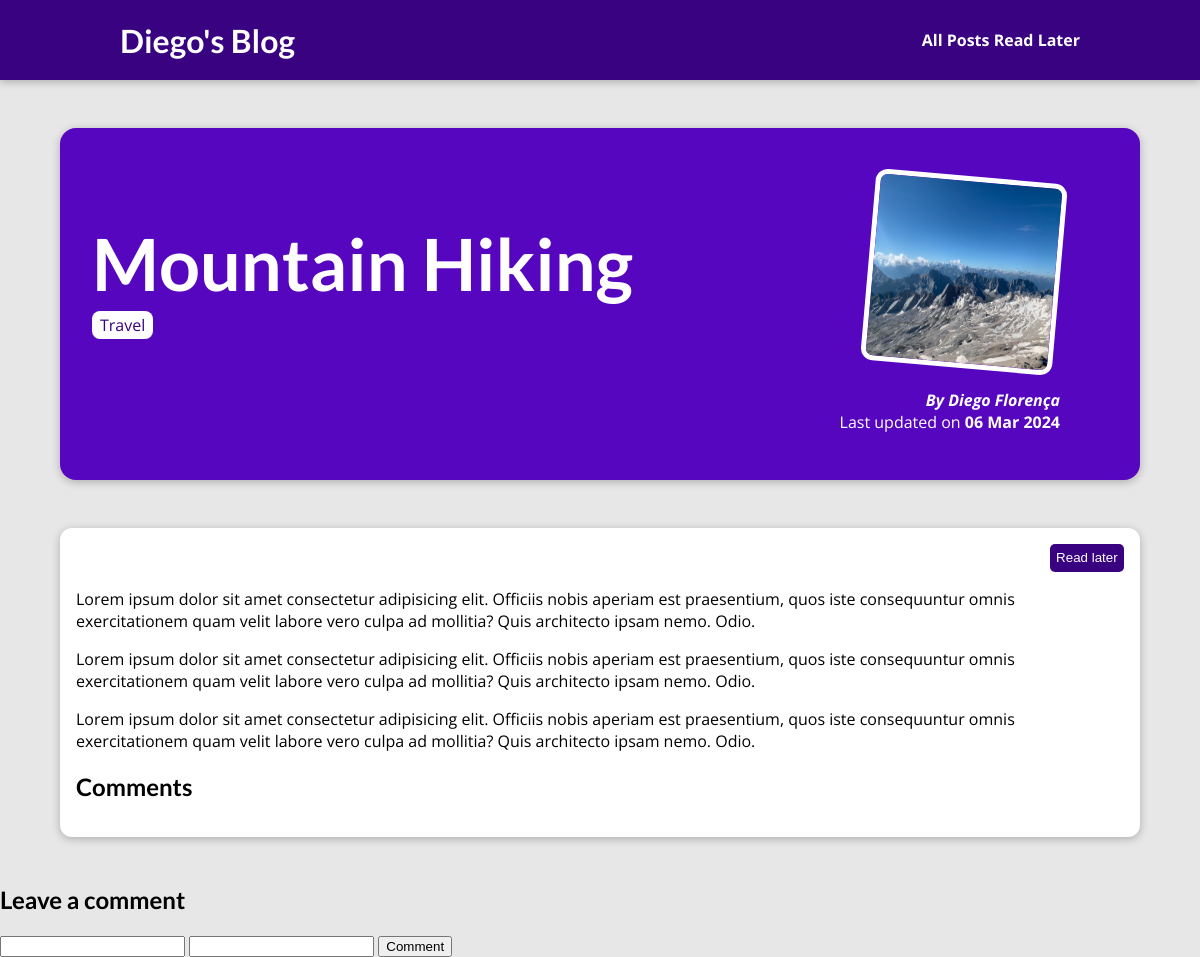
The app's page /posts/mountain-hiking with its own data.
### blog/models.py (models this page shows, shortened)
class Post(models.Model):
    title = models.CharField(max_length=150)
    excerpt = models.CharField(max_length=200)
    image = models.ImageField(upload_to="posts", null=True)
    date = models.DateField(auto_now=True)
    slug = models.SlugField(unique=True, db_index=True)
    content = models.TextField(validators=[MinLengthValidator(10)])
    author = models.ForeignKey(
        Author, on_delete=models.SET_NULL, null=True, related_name="posts")
    tags = models.ManyToManyField(Tag)

class Tag(models.Model):
    caption = models.CharField(max_length=20)

class Author(models.Model):
    first_name = models.CharField(max_length=100)
    last_name = models.CharField(max_length=100)
    email = models.EmailField()
    def full_name(self):
        return f"{self.first_name} {self.last_name}"
    def __str__(self):
        return self.full_name()

### blog/views.py (the view)
# urls.py: path("posts/<slug:slug>", views.SinglePostView.as_view(), name="post-detail-page")
class SinglePostView(DetailView):
    template_name = "blog/post-details.html"
    model = Post
    def get_context_data(self, **kwargs):
        context = super().get_context_data(**kwargs)
        context["post_tags"] = self.object.tags.all()
        return context

### blog/templates/blog/post-details.html (shortened to what this page needs)
{% extends "base.html" %}
{% load static %}
{% block css_files %}
    <link rel="stylesheet" href="{% static "blog/post-detail.css" %}">
{% endblock  %}
{% block content %}
    <section id="summary">
        <h2>{{ post.title | title }}</h2>
        <div>
            {% for tag in post_tags %}
            <span class="tag">{{ tag.caption }}</span>
            {% endfor %}
        </div>
        <article>
            <img src="{{ post.image.url }}" alt="{{ post.title }}">
            <address>By <a href="mailto:{{ post.author.email }}">{{ post.author }}</a></address>
            <div>
                Last updated on <time>{{ post.date | date:"d M Y" }}</time>
            </div>
        </article>
    </section>
    <main>
        <div id="read-later">
            {% if is_read_later %}
                <p>Marked as read later.</p>
            {% else %}
                <form action="/posts/read-later/" method="POST">
                    <button>Read later</button>
                </form>
            {% endif %}
        </div>
        {{ post.content | linebreaks }}
        <h2>Comments</h2>
    </main>
    <div>
        <h2>Leave a comment</h2>
        <form action="/posts/comment/" method="POST">
            <input type="text" name="name" >
            <input type="text" name="comment" >
            <button>Comment</button>
        </form>
    </div>
    {% endblock %}

### static/app.css (style rules this page uses)
* { box-sizing: border-box; }
html { font-family: "Open Sans", "Lato", sans-serif; }
body { margin: 0; }
h1, h2, h3 { font-family: "Lato", sans-serif; font-weight: bold; }

### blog/static/blog/post-detail.css (style rules this page uses)
body { background-color: #e7e7e7; }
#summary { margin: 8rem auto 3rem auto; padding: 2rem; width: 90%; max-width: 90rem; border-radius: 16px; background-color: #5706c0; position: relative; box-shadow: 0 2px 8px rgba(0, 0, 0, 0.25); height: 22rem; }
#summary h2 { color: white; font-size: 4.5rem; margin-bottom: 0.5rem; }
#summary article { position: absolute; top: 2rem; right: 3rem; padding: 1rem 2rem; border-radius: 12px; text-align: right; color: white; }
#summary article img { width: 12rem; height: 12rem; border-radius: 12px; transform: rotateZ(5deg); border: 5px solid white; margin-bottom: 1rem; }
#summary address { font-weight: bold; }
#summary a { color: white; text-decoration: none; }
#summary time { font-weight: bold; }
main { width: 90%; max-width: 90rem; margin: 3rem auto; background-color: white; padding: 1rem; border-radius: 12px; box-shadow: 0 2px 8px rgba(0, 0, 0, 0.25); }
.tag { background-color: white; color: #390281; padding: 0.2rem 0.5rem; border-radius: 8px; }
#read-later { display: flex; justify-content: right; }
#read-later button { background-color: #390281; color: white; border: none; border-radius: 5px; padding: 0.4rem; cursor: pointer; }

### records on screen
Post: title "Mountain Hiking", image (picture), author "Diego Florença", date "06 Mar 2024", content "Lorem ipsum dolor sit amet consectetur adipisicing elit. Officiis nobis aperiam est praesentium, quos iste consequuntur omnis exercitationem quam velit labore vero culpa ad mollitia? Quis architecto ipsam nemo. Odio. Lorem ipsum dolor sit amet consectetur adipisicing elit. Officiis nobis aperiam est praesentium, quos iste consequuntur omnis exercitationem quam velit labore vero culpa ad mollitia? Quis architecto ipsam nemo. Odio. Lorem ipsum dolor sit amet consectetur adipisicing elit. Officiis nobis aperiam est praesentium, quos iste consequuntur omnis exercitationem quam velit labore vero culpa ad mollitia? Quis architecto ipsam nemo. Odio."
Tag: caption "Travel"
